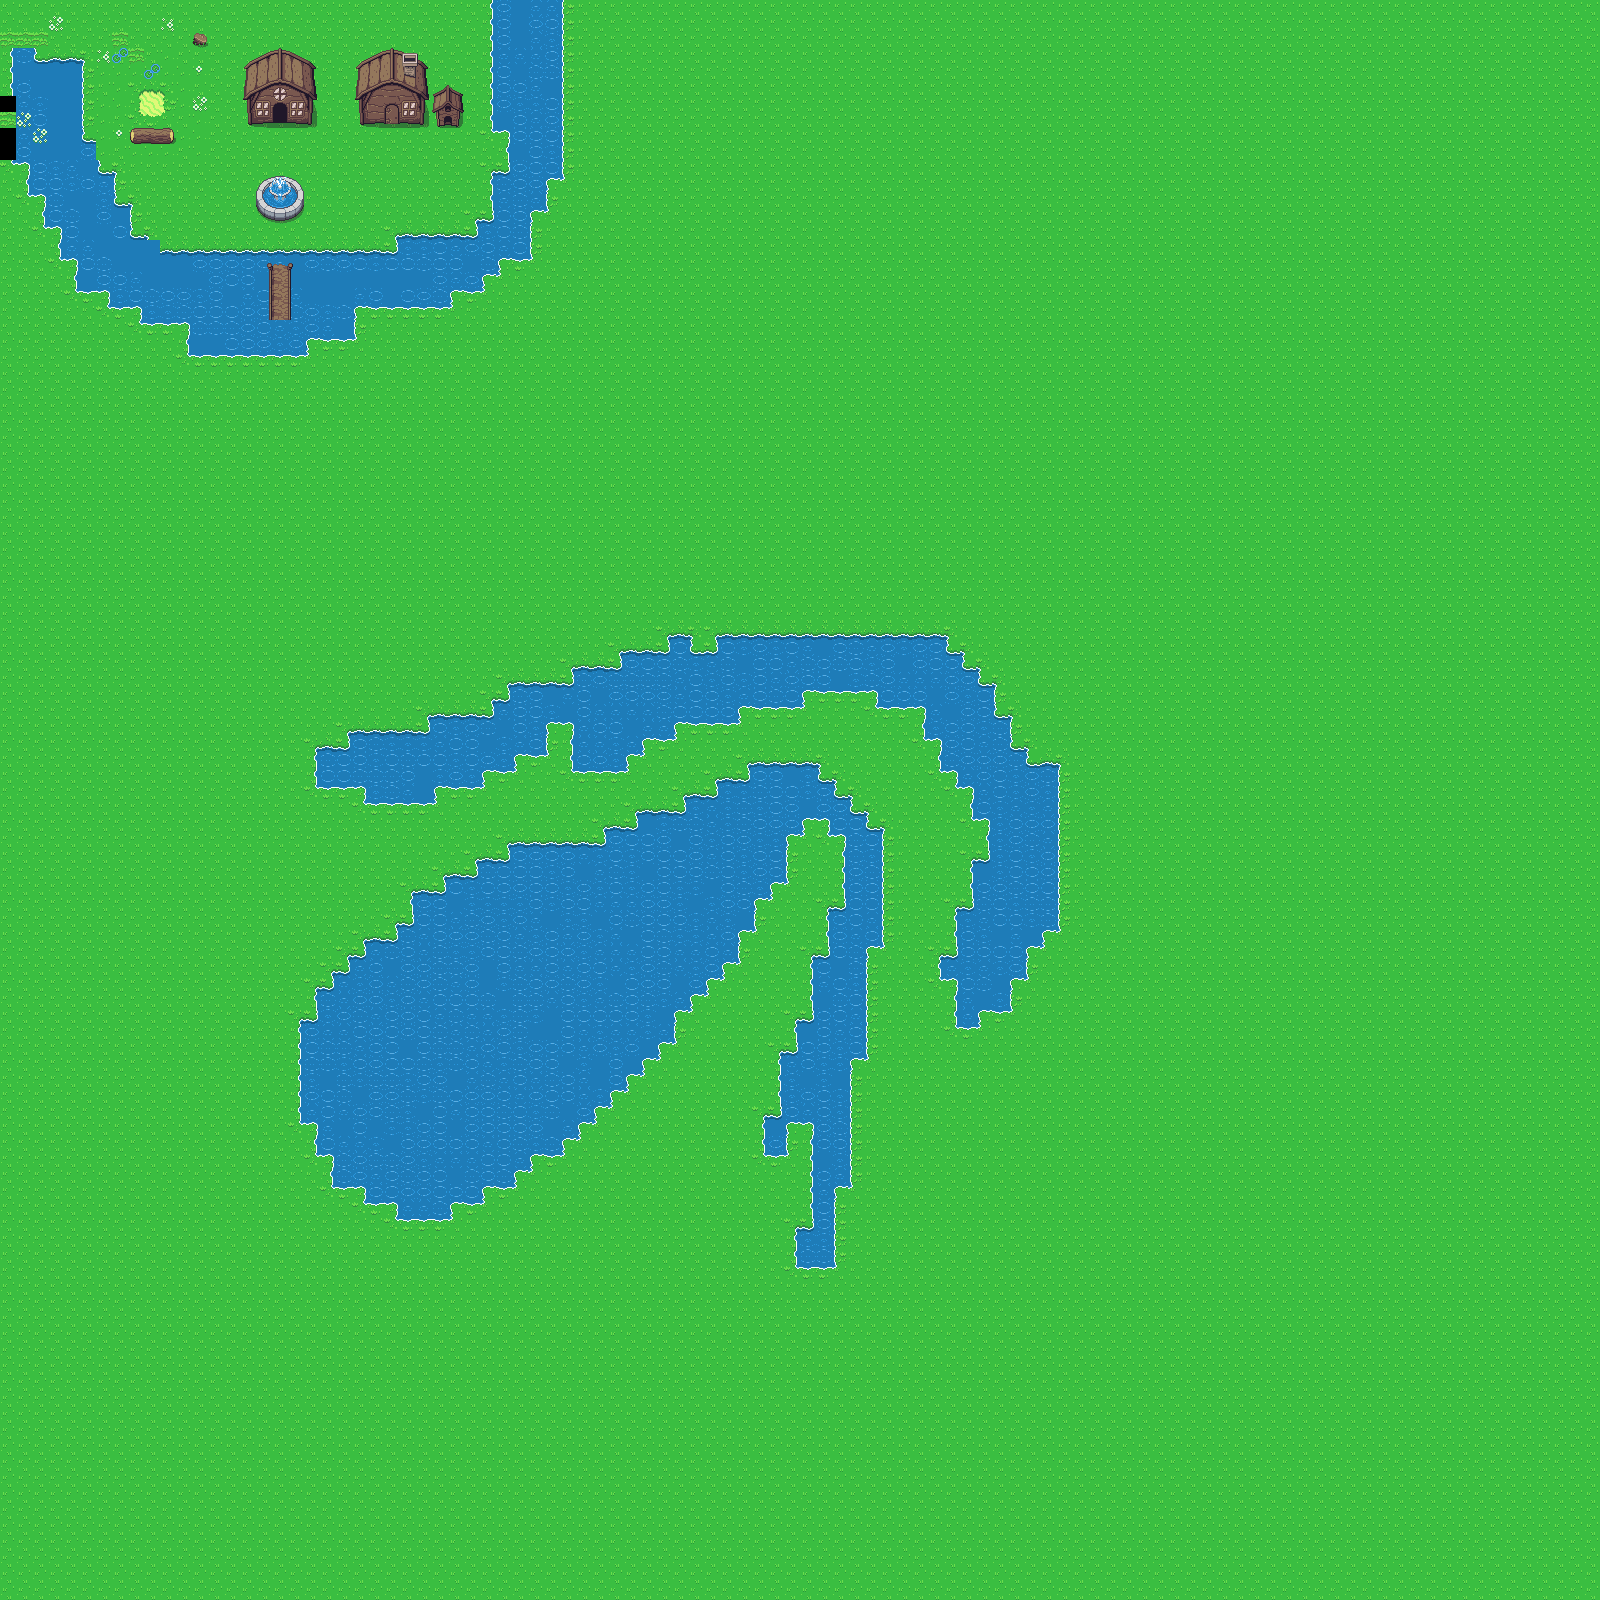

Below is a game level as drawn by its tile map, then a one-line description and the .tmx that defines it (tile-layer data replaced by summaries):
An orthogonal 100x100 tile map with 16x16 px tiles, 2 tile layers (Tile Layer 1, Tile Layer 2) and 1 object.

<map version="1.2" tiledversion="1.3.1" orientation="orthogonal" renderorder="right-down" compressionlevel="0" width="100" height="100" tilewidth="16" tileheight="16" infinite="0" nextlayerid="3" nextobjectid="1">
 <tileset firstgid="1" name="Overworld" tilewidth="16" tileheight="16" tilecount="1440" columns="40">
  <image source="Overworld.png" width="640" height="576" />
  <terraintypes>
   <terrain name="Ground1" tile="0" />
   <terrain name="Sand" tile="161" />
   <terrain name="Water" tile="283" />
   <terrain name="Wall" tile="183" />
   <terrain name="Empty" tile="1064" />
  </terraintypes>
  <tile id="0" terrain="0,0,0,0" />
  <tile id="85">
   <animation>
    <frame tileid="40" duration="100" />
    <frame tileid="41" duration="100" />
    <frame tileid="42" duration="100" />
    <frame tileid="43" duration="100" />
    <frame tileid="80" duration="100" />
    <frame tileid="81" duration="100" />
   </animation>
  </tile>
  <tile id="120" terrain="0,0,0,1" />
  <tile id="121" terrain="0,0,1,1" />
  <tile id="122" terrain="0,0,1,0" />
  <tile id="123" terrain="2,2,2,2" />
  <tile id="124" terrain="2,2,2,2" />
  <tile id="125" terrain="2,2,2,2" />
  <tile id="142" terrain=",,,3" />
  <tile id="143" terrain=",,3,3" />
  <tile id="144" terrain=",,3," />
  <tile id="160" terrain="0,1,0,1" />
  <tile id="161" terrain="1,1,1,1" />
  <tile id="162" terrain="1,0,1,0" />
  <tile id="163" terrain="2,2,2,2" />
  <tile id="164" terrain="2,2,2,2" />
  <tile id="165" terrain="2,2,2,2" />
  <tile id="182" terrain=",3,,3" />
  <tile id="184" terrain="3,,3," />
  <tile id="200" terrain="0,1,0,0" />
  <tile id="201" terrain="1,1,0,0" />
  <tile id="202" terrain="1,0,0,0" />
  <tile id="222" terrain=",3,," />
  <tile id="223" terrain="3,3,," />
  <tile id="224" terrain="3,,," />
  <tile id="240" terrain="1,1,1,0" />
  <tile id="241" terrain="1,1,0,1" />
  <tile id="242" terrain="0,0,0,2" />
  <tile id="243" terrain="0,0,2,2" />
  <tile id="244" terrain="0,0,2,0" />
  <tile id="255" terrain="1,1,1,2" />
  <tile id="256" terrain="1,1,2,2" />
  <tile id="257" terrain="1,1,2,1" />
  <tile id="280" terrain="1,0,1,1" />
  <tile id="281" terrain="0,1,1,1" />
  <tile id="282" terrain="0,2,0,2" />
  <tile id="283" terrain="2,2,2,2" probability="0.5" />
  <tile id="284" terrain="2,0,2,0" />
  <tile id="292">
   <objectgroup draworder="index" id="3">
    <object id="2" x="0.0657895" y="5.78947">
     <polygon points="0,0 4.21053,0.328947 6.77632,3.28947 6.90789,6.64474 10.6579,7.03947 13.4211,9.73684 11.8421,10.2632 0.0657895,10.0658 -0.0657895,2.03947" />
    </object>
   </objectgroup>
  </tile>
  <tile id="295" terrain="1,2,1,2" />
  <tile id="297" terrain="2,1,2,1" />
  <tile id="322" terrain="0,2,0,0" />
  <tile id="323" terrain="2,2,0,0" />
  <tile id="324" terrain="2,0,0,0" />
  <tile id="335" terrain="1,2,1,1" />
  <tile id="336" terrain="2,2,1,1" />
  <tile id="337" terrain="2,1,1,1" />
  <tile id="360" terrain="0,0,0,4" />
  <tile id="361" terrain="0,0,4,0" />
  <tile id="362" terrain="2,2,2,0" />
  <tile id="363" terrain="2,2,0,2" />
  <tile id="375" terrain="2,2,2,1" />
  <tile id="376" terrain="2,2,1,2" />
  <tile id="400" terrain="0,4,0,0" />
  <tile id="401" terrain="4,0,0,0" />
  <tile id="402" terrain="2,0,2,2" />
  <tile id="403" terrain="0,2,2,2" />
  <tile id="415" terrain="2,1,2,2" />
  <tile id="416" terrain="1,2,2,2" />
  <tile id="440" terrain="4,4,4,0" />
  <tile id="441" terrain="4,4,0,0" />
  <tile id="442" terrain="4,4,0,4" />
  <tile id="1064" terrain="0,0,0,0" />
  <wangsets>
   <wangset name="New Wang Set" tile="283">
    <wangedgecolor name="" color="#ff0000" tile="-1" probability="1" />
    <wangedgecolor name="" color="#00ff00" tile="-1" probability="1" />
   </wangset>
  </wangsets>
 </tileset>
 <layer id="1" name="Tile Layer 1" width="100" height="100">
  <data>[10000 cells, 10000 non-empty, 32 distinct tile ids]</data>
 </layer>
 <layer id="2" name="Tile Layer 2" width="100" height="100">
  <data>[10000 cells, 91 non-empty, 65 distinct tile ids]</data>
 </layer>
</map>
